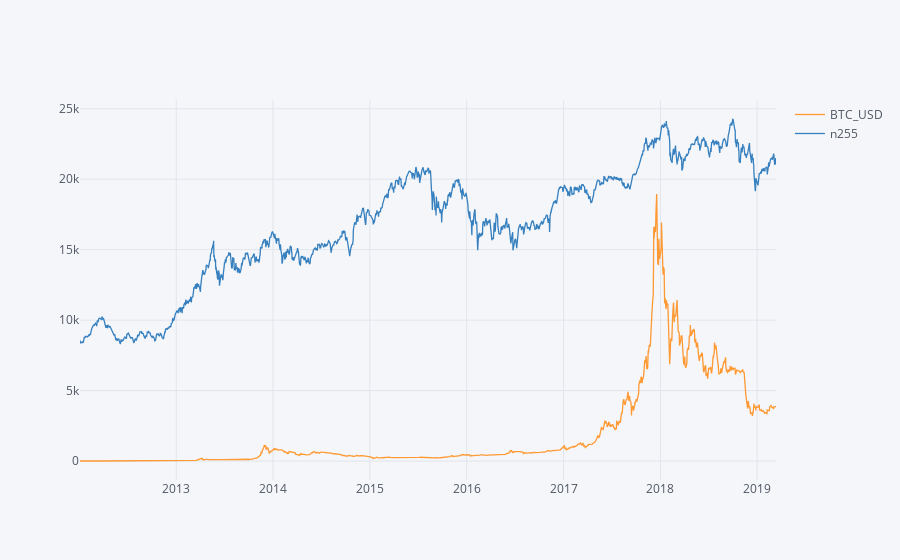

The notebook cell saved with this chart:
### Code cell
# BTC_USDと日経平均株価を重ねてみる
pd.DataFrame({
    "BTC_USD": n255_btc["close_btc"],
    "n255": n255_btc["close_n255"],
}).iplot()

### Figure 1 — Plotly figure (JSON) as saved in the notebook; plotly's stock layout.template omitted (floating-point values rounded to 4 significant figures; data arrays with more than 128 entries replaced by an {"elided": "..."} marker saying what was removed)
{"data": [{"line": {"color": "rgba(255, 153, 51, 1.0)", "dash": "solid", "shape": "linear", "width": 1.3}, "mode": "lines", "name": "BTC_USD", "text": "", "type": "scatter", "uid": "d67d1418-1b20-49d5-aebf-998e2ebefff6", "x": {"elided": "1764 str values"}, "y": {"elided": "1764 float values"}}, {"line": {"color": "rgba(55, 128, 191, 1.0)", "dash": "solid", "shape": "linear", "width": 1.3}, "mode": "lines", "name": "n255", "text": "", "type": "scatter", "uid": "837d8faa-9813-4565-a8b3-83b7926fa69e", "x": {"elided": "1764 str values"}, "y": {"elided": "1764 float values"}}], "layout": {"legend": {"bgcolor": "#F5F6F9", "font": {"color": "#4D5663"}}, "paper_bgcolor": "#F5F6F9", "plot_bgcolor": "#F5F6F9", "title": {"font": {"color": "#4D5663"}}, "xaxis": {"gridcolor": "#E1E5ED", "showgrid": true, "tickfont": {"color": "#4D5663"}, "title": {"font": {"color": "#4D5663"}, "text": ""}, "zerolinecolor": "#E1E5ED"}, "yaxis": {"gridcolor": "#E1E5ED", "showgrid": true, "tickfont": {"color": "#4D5663"}, "title": {"font": {"color": "#4D5663"}, "text": ""}, "zerolinecolor": "#E1E5ED"}}}
